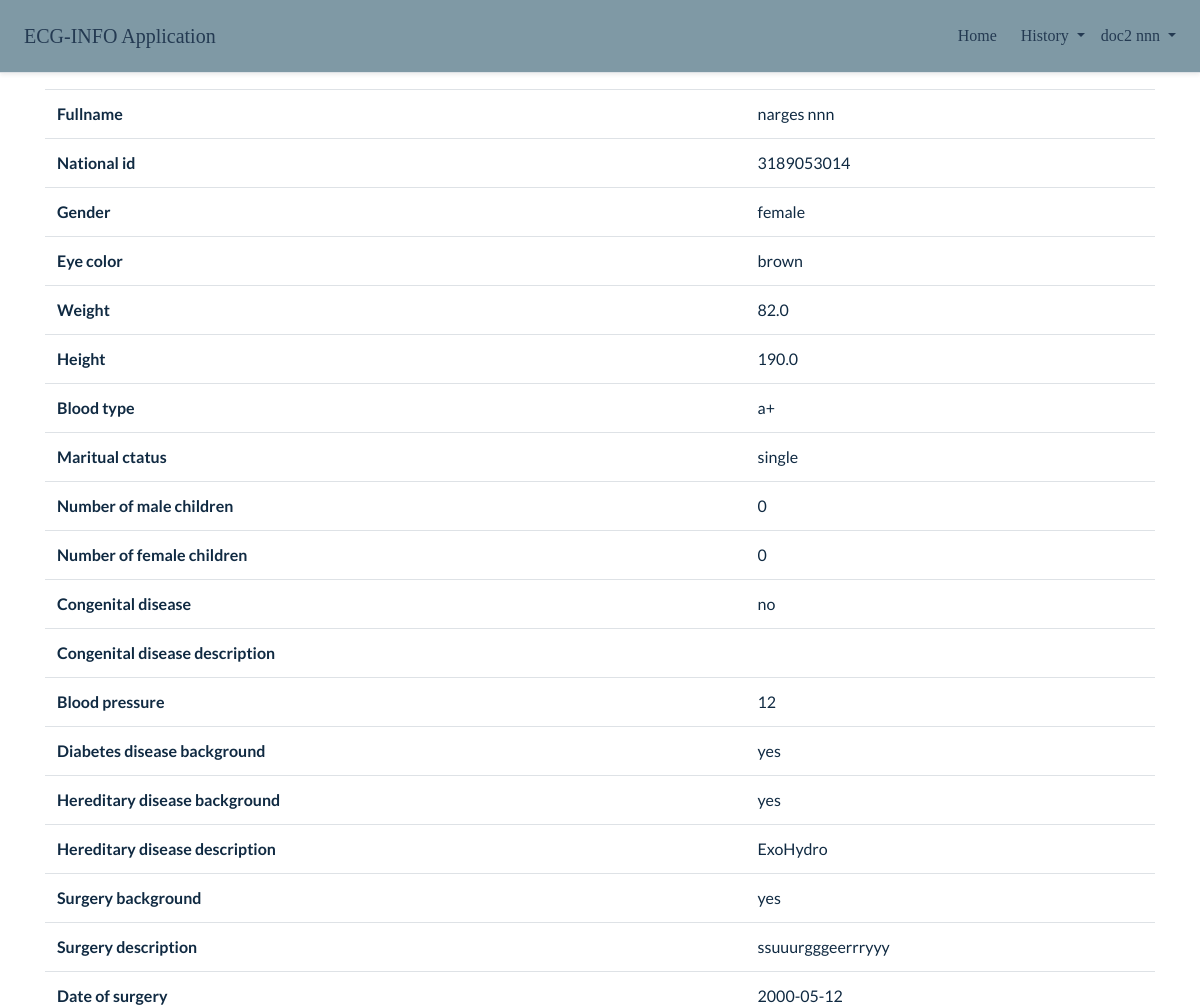
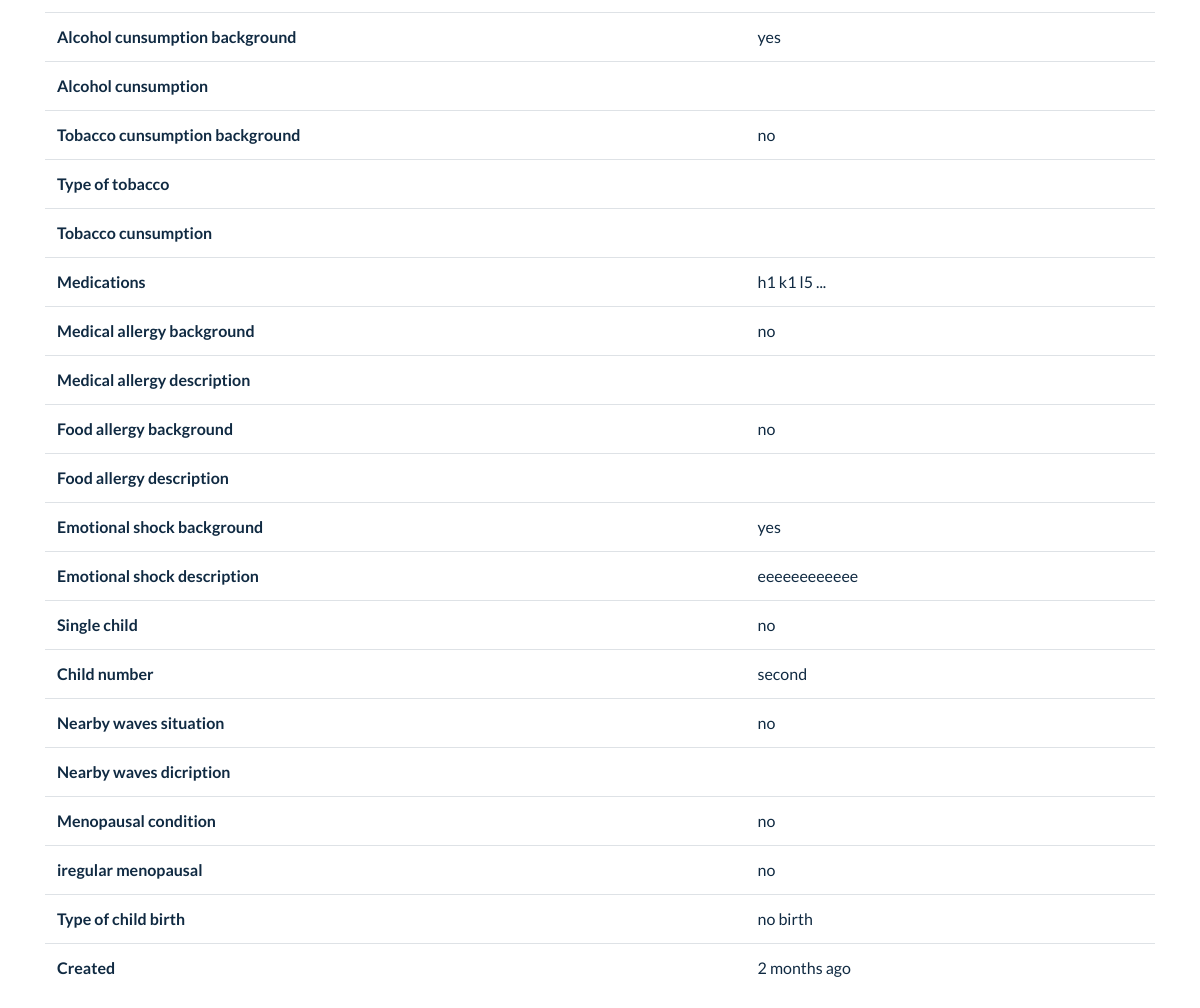
Page /info/2/female3189053014/ (signed in) on the committed database (2 pictures, top to bottom).
### customUser/models.py (models this page shows, shortened)
class User(AbstractBaseUser, PermissionsMixin):
    username = models.CharField(max_length=100, unique=True, validators=[validate_national_id])
    fullname = models.CharField(max_length=150, blank=True, null=True)
    date_joined = models.DateTimeField(auto_now_add=True)
    is_active = models.BooleanField(default=False)
    is_admin = models.BooleanField(default=False)
    is_staff = models.BooleanField(default=False)
    is_superuser = models.BooleanField(default=False)
    USER_TYPE_CHOICES = (
        (1, 'doctor'),
        (2, 'nurse'),
        (3, 'patient'),
    )
    user_type = models.PositiveSmallIntegerField(choices=USER_TYPE_CHOICES, blank=True, null=True)
    objects = MyUserManager()
    USERNAME_FIELD = 'username'
    REQUIRED_FIELDS = []

### info/models.py (models this page shows, shortened)
class Information(models.Model) :
    FIELDS_DOCTOR_NOT_SEE = ('ID', 'slug', 'created', 'updated', 'Considerations of the Doctor', )
    GENDER = (
        ('male' , 'Male'),
        ('female' , 'Female'),
    )
    MARITAL_STATUS = (
        ('single' , 'Single'),
        ('married' , 'Married'),
    )
    BLOOD = (
        ('a+' , 'A+'),
        ('a-' , 'A-'),
        ('b+' , 'B+'),
        ('b-' , 'B-'),
        ('o+' , 'O+'),
        ('o-' , 'O-'),
        ('ab+', 'AB+'),
        ('ab-', 'AB-'),
    )
    CHILDBIRTH = (
        ('', '---------'),  ## 9 dashes
        ('no birth', 'No Birth'),
        ('natural', 'Natural'),
        ('cesarean', 'Cesarean'),
    )
    REGULAR = (
        ('no' , 'No'),
        ('yes' , 'Yes'),
    )
    FEMALE_ONLY_REGULAR = (
        ('', '---------'),  ## 9 dashes
        ('no' , 'No'),
        ('yes' , 'Yes'),
    )
    fullname = models.CharField(verbose_name='Fullname', max_length=100)
    national_id = models.CharField(verbose_name='National id', max_length=20, validators=[validate_national_id], unique=True)
    gender = models.CharField(verbose_name='Gender', max_length=20, choices=GENDER, default='male')
    eye_color = models.CharField(verbose_name='Eye color', max_length=50)
    weight = models.DecimalField(verbose_name='Weight', max_digits=4, decimal_places=1)
    height = models.DecimalField(verbose_name='Height', max_digits=4, decimal_places=1)
    blood_type = models.CharField(verbose_name='Blood type', max_length=50, choices=BLOOD, default='a+')
    marital_status = models.CharField(verbose_name='Maritual ctatus', max_length=20, choices=MARITAL_STATUS, default='single')
    male_childern_number = IntegerRangeField(verbose_name='Number of male children', max_value=99)
    female_childern_number = IntegerRangeField(verbose_name='Number of female children', max_value=99)
    congenital_disease = models.CharField(verbose_name='Congenital disease', max_length=20, choices=REGULAR, default='no')
    congenital_disease_description = models.TextField(verbose_name='Congenital disease description', default='', blank=True)
    blood_pressure = models.DecimalField(verbose_name='Blood pressure', max_digits=2, decimal_places=0)
    diabetes_disease_background = models.CharField(verbose_name='Diabetes disease background', max_length=20, choices=REGULAR, default='no')
    hereditary_disease_background = models.CharField(verbose_name='Hereditary disease background', max_length=20, choices=REGULAR, default='no')
    hereditary_disease_description = models.TextField(verbose_name='Hereditary disease description', default='', blank=True)
    surgery = models.CharField(verbose_name='Surgery background', max_length=20, choices=REGULAR, default='no')
    surgery_description = models.TextField(verbose_name='Surgery description', default='', blank=True)
    surgery_date = models.DateField(verbose_name='Date of surgery', blank=True, null=True)
    alcohol_consumption_background = models.CharField(verbose_name='Alcohol cunsumption background', max_length=20, choices=REGULAR, default='no')
    alcohol_consumption_description = models.TextField(verbose_name='Alcohol cunsumption', default='', blank=True)
    tobacco_consumption_background = models.CharField(verbose_name='Tobacco cunsumption background', max_length=20, choices=REGULAR, default='no')
    tobacco_type = models.CharField(verbose_name='Type of tobacco', max_length=200, default='', blank=True)
    tobacco_consumption_description = models.TextField(verbose_name='Tobacco cunsumption', default='', blank=True)
    medications = models.TextField(verbose_name='Medications', default='')
    medical_allergy_background = models.CharField(verbose_name='Medical allergy background', max_length=20, choices=REGULAR, default='no')
    medical_allergy_description = models.TextField(verbose_name='Medical allergy description', default='', blank=True)
    food_allergy_background = models.CharField(verbose_name='Food allergy background', max_length=20, choices=REGULAR, default='no')
    food_allergy_description = models.TextField(verbose_name='Food allergy description', default='', blank=True)
    emotional_shock_background = models.CharField(verbose_name='Emotional shock background', max_length=20, choices=REGULAR, default='no')
    emotional_shock_description = models.TextField(verbose_name='Emotional shock description', default='', blank=True)
    single_child = models.CharField(verbose_name='Single child', max_length=20, choices=REGULAR, default='no')
    child_number = models.CharField(verbose_name='Child number', max_length=30)
    nearby_waves = models.CharField(verbose_name='Nearby waves situation', max_length=20, choices=REGULAR, default='no')
    nearby_waves_description = models.TextField(verbose_name='Nearby waves dicription', default='', blank=True)
    menopausal_condition = models.CharField(verbose_name='Menopausal condition', max_length=20, choices=FEMALE_ONLY_REGULAR, blank=True)
    irregular_menopausal = models.CharField(verbose_name='iregular menopausal', max_length=20, choices=FEMALE_ONLY_REGULAR, blank=True)
    birth_giving = models.CharField(verbose_name='Type of child birth', max_length=20, choices=CHILDBIRTH, blank=True)
    slug = models.SlugField(max_length=250, blank=True)
    created = models.DateTimeField(auto_now_add=True)
    updated = models.DateTimeField(auto_now=True)
    class Meta :
        verbose_name = 'Information'
        verbose_name_plural = 'Information'
        ordering = ('created',)
    def __iter__(self):
        for field in self._meta.fields:
            if field.verbose_name in Information.FIELDS_DOCTOR_NOT_SEE :
                continue
            yield (field.verbose_name, field.value_to_string(self))

### interface/decorators.py (the view)
    def wrap(request, *args, **kwargs):
        information = get_object_or_404(Information, pk=kwargs['pk'], slug=kwargs['slug'])
        if information.ecg.filter(doctors__in=[request.user.pk, ]).exists() :
            return function(request, *args, **kwargs)
        else:
            raise PermissionDenied

### interface/templatetags/verbose_names.py (called while the page is built)
@register.filter(name='reveal')
def get_verbose_field_name(instance, field_name):
    return instance._meta.get_field(field_name).verbose_name.title()

### interface/views.py (called while the page is built)
@login_required
@info_permission
def patient_info(request, pk, slug) :
    info = get_object_or_404(Information, pk=pk, slug=slug)
    return render(request, 'interface/patient_information.html', {'info' : info})

### templates/interface/patient_information.html (shortened to what this page needs)
{% extends "base/base.html" %}
{% load static %}
{% load humanize %}
{% load verbose_names %}
{% block content %}
{% include 'base/nav-main.html' %}
<div class="container">
    <table class="table table-hover">
        {% for field, val in info %}
        <tr>
            <th>{{ field }}</th>
            <td>{{ val }}</td>
        </tr>
        {% endfor %}
        <tr>
            <th>{{ info|reveal:"created" }}</th>
            <td>{{ info.created|naturaltime }}</td>
        </tr>
    </table>
</div>
{% endblock %}

### templates/base/nav-main.html (shortened to what this page needs)
<div id="main-navbar" class="d-flex flex-column flex-md-row align-items-center p-3 px-md-4 mb-3 border-bottom shadow-sm">
    <h5 class="my-0 mr-md-auto font-weight-normal">
        <a href="/">ECG-INFO Application</a>
    </h5>
    <nav class="my-2 my-md-0 mr-md-3 ml-auto">
        {% if request.user.is_authenticated %}
            <a class="p-2" href="{% url 'interface:home' %}">Home</a>
        {% endif %}
    </nav>
    {% if request.user.is_authenticated %}
    <ul class="navbar-nav">
        <li class="nav-item dropdown">
            <a href="#" class="nav-link dropdown-toggle" data-toggle="dropdown">
                History
            </a>
        </li>
    </ul>
    <ul class="navbar-nav ml-3">
        <li class="nav-item dropdown">
            <a href="#" class="nav-link dropdown-toggle" data-toggle="dropdown">
                {{ request.user.fullname }}
            </a>
        </li>
    </ul>
    {% else %}
    <nav>
        <a class="p-2" href="{% url 'accounts:login' %}">Login</a>
    </nav>
    {% endif %}
</div>

### static/css/base/navbar1.css (style rules this page uses)
:root { --clr-navbar: rgba(38, 82, 102, 0.59); --clr-middle: rgba(38, 82, 102, 0.59); --clr-body-background : rgba(191, 191, 191, 0.946); --ff-secondary: "Grand Hotel", cursive; --clr-primary-1: hsl(184, 91%, 17%); --clr-primary-2: hsl(185, 84%, 25%); --clr-primary-3: hsl(185, 81%, 29%); --clr-primary-4: hsl(184, 77%, 34%); --clr-primary-5: hsl(185, 62%, 45%); --clr-primary-6: hsl(185, 57%, 50%); --clr-primary-7: hsl(184, 65%, 59%); --clr-primary-8: hsl(184, 80%, 74%); --clr-primary-9: hsl(185, 94%, 87%); --clr-primary-10: hsl(186, 100%, 94%); --clr-grey-1: hsl(209, 61%, 16%); --clr-grey-2: hsl(211, 39%, 23%); --clr-grey-3: hsl(209, 34%, 30%); --clr-grey-4: hsl(209, 28%, 39%); --clr-grey-5: hsl(210, 22%, 49%); --clr-grey-6: hsl(209, 23%, 60%); --clr-grey-7: hsl(211, 27%, 70%); --clr-grey-8: hsl(210, 31%, 80%); --clr-grey-9: hsl(212, 33%, 89%); --clr-grey-10: hsl(210, 36%, 96%); --clr-white: #fff; --ff-primary: "Lato", sans-serif; --transition: all 0.3s linear; --spacing: 0.25rem; --radius: 0.5rem; --light-shadow: 0 5px 15px rgba(0, 0, 0, 0.1); --dark-shadow: 0 5px 15px rgba(0, 0, 0, 0.2); }
* { margin: 0; padding: 0; box-sizing: border-box; }
body { font-family: var(--ff-primary); background: var(--clr-white); color: var(--clr-grey-1); line-height: 1.5; font-size: 0.875rem; }
#main-navbar { background: var(--clr-navbar); font-family: var(--ff-secondary); }
ul { list-style-type: none; }
a { text-decoration: none; }
@media screen and (min-width: 800px) { body { font-size: 1rem; } }

### templates/base/nav-main.html (style rules this page uses)
a { color: var(--clr-grey-2); }

### rows in the picture
User: user.fullname "doc2 nnn"
Information: info "narges nnn" "3189053014" "female" "brown" "a+" "single" "no" "yes" "yes" "ExoHydro" "yes" "ssuuurgggeerrryyy" "yes" "no" "h1 k1 l5 ..." "no" "no" "yes" "eeeeeeeeeeee" "no" "second" "no" "no" "no" "no birth", male_childern_number 0 (drawn), created "2 months ago"

### other values in the picture
{{ field }} "Fullname" "National id" "Gender" "Eye color" "Weight" "Height" "Blood type" "Maritual ctatus" "Number of male children" "Number of female children" "Congenital disease" "Congenital disease description" "Blood pressure" "Diabetes disease background" "Hereditary disease background" "Hereditary disease description" "Surgery background" "Surgery description" "Date of surgery" "Alcohol cunsumption background" "Alcohol cunsumption" "Tobacco cunsumption background" "Type of tobacco" "Tobacco cunsumption" "Medications" "Medical allergy background" "Medical allergy description" "Food allergy background" "Food allergy description" "Emotional shock background" "Emotional shock description" "Single child" "Child number" "Nearby waves situation" "Nearby waves dicription" "Menopausal condition" "iregular menopausal" "Type of child birth"
{{ val }} "82.0" "190.0" "0" "0" "12" "2000-05-12"
{{ info|reveal:"created" }} "Created"
